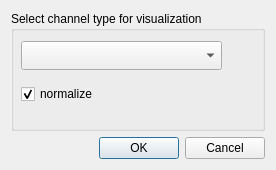
<?xml version="1.0" encoding="UTF-8"?>
<ui version="4.0">
 <class>Dialog</class>
 <widget class="QDialog" name="Dialog">
  <property name="geometry">
   <rect>
    <x>0</x>
    <y>0</y>
    <width>276</width>
    <height>170</height>
   </rect>
  </property>
  <property name="windowTitle">
   <string>Meggie - Power spectrum epochs</string>
  </property>
  <layout class="QGridLayout" name="gridLayout">
   <item row="0" column="0">
    <widget class="QGroupBox" name="groupBox">
     <property name="title">
      <string>Select channel type for visualization</string>
     </property>
     <widget class="QComboBox" name="comboBoxChannelType">
      <property name="geometry">
       <rect>
        <x>10</x>
        <y>30</y>
        <width>201</width>
        <height>29</height>
       </rect>
      </property>
     </widget>
     <widget class="QCheckBox" name="checkBoxNormalize">
      <property name="geometry">
       <rect>
        <x>10</x>
        <y>70</y>
        <width>201</width>
        <height>26</height>
       </rect>
      </property>
      <property name="text">
       <string>normalize</string>
      </property>
      <property name="checked">
       <bool>true</bool>
      </property>
     </widget>
    </widget>
   </item>
   <item row="1" column="0">
    <widget class="QDialogButtonBox" name="buttonBox">
     <property name="orientation">
      <enum>Qt::Horizontal</enum>
     </property>
     <property name="standardButtons">
      <set>QDialogButtonBox::Cancel|QDialogButtonBox::Ok</set>
     </property>
    </widget>
   </item>
  </layout>
 </widget>
 <resources/>
 <connections>
  <connection>
   <sender>buttonBox</sender>
   <signal>accepted()</signal>
   <receiver>Dialog</receiver>
   <slot>accept()</slot>
   <hints>
    <hint type="sourcelabel">
     <x>248</x>
     <y>254</y>
    </hint>
    <hint type="destinationlabel">
     <x>157</x>
     <y>274</y>
    </hint>
   </hints>
  </connection>
  <connection>
   <sender>buttonBox</sender>
   <signal>rejected()</signal>
   <receiver>Dialog</receiver>
   <slot>reject()</slot>
   <hints>
    <hint type="sourcelabel">
     <x>316</x>
     <y>260</y>
    </hint>
    <hint type="destinationlabel">
     <x>286</x>
     <y>274</y>
    </hint>
   </hints>
  </connection>
 </connections>
</ui>
